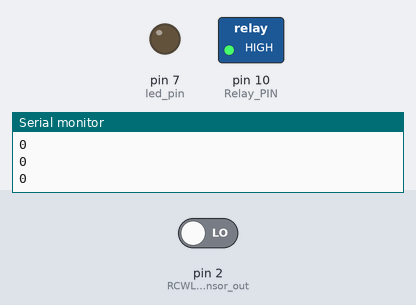
A sketch run on a simulated Arduino Uno, built with avr-gcc and run on an emulated ATmega328P. Shown: switched loads named in the sketch (green lamp = pin HIGH), output pins drawn as LEDs (lit = HIGH), the last lines printed to the serial monitor. Inputs (shaded band) come from the test bench; at power-on: pin 2 (RCWL_MicroWave_sensor_out) LOW.

Above: at 1.2 s.
1.3 s: pin 2 (RCWL_MicroWave_sensor_out) driven HIGH
At 2.6 s:
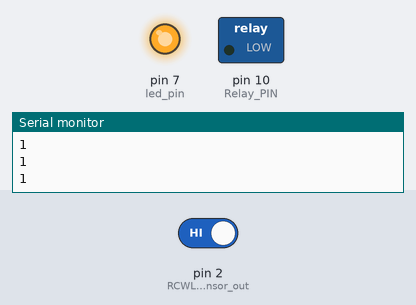
2.9 s: pin 2 (RCWL_MicroWave_sensor_out) driven LOW
At 4.1 s:
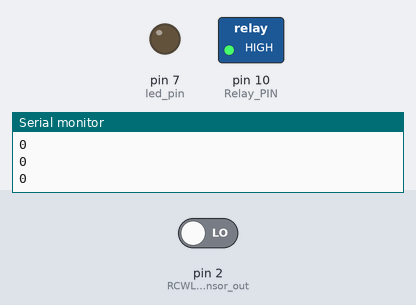
Timing chart, 0 to 5.9 s (numbered marks = the images above; inputs shaded):
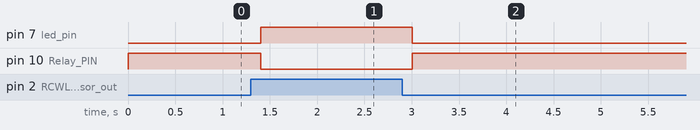

Measured:
- after the input at 1.3 s, pin 7 (led_pin): LOW → HIGH after 0.10 s; pin 10 (Relay_PIN): HIGH → LOW after 0.10 s
- after the input at 2.9 s, pin 7 (led_pin): HIGH → LOW after 0.10 s; pin 10 (Relay_PIN): LOW → HIGH after 0.10 s

The sketch:

microwave_motion_sensor.ino
```cpp
int val = 0 ;
void setup()
{
Serial.begin(9600);     // sensor buart rate
pinMode(2,INPUT);       // RCWL MicroWave sensor output pin connected to D2
pinMode(7,OUTPUT);      //  led pin
pinMode(10,OUTPUT);     //  Relay PIN

digitalWrite(10,HIGH);  // Relay Normaly OFF

}
void loop()
{
val = digitalRead(2); // RCWL MicroWave output pin connected
Serial.println(val);  // see the value in serial monitor in Arduino IDE
delay(100);

if(val == 1 )
{
digitalWrite(7,HIGH);   // LED ON
digitalWrite(10,LOW);   // Relay ON

}
else
{
digitalWrite(7,LOW);    // LED OFF
digitalWrite(10,HIGH);  // Relay OFF
}
}
```
